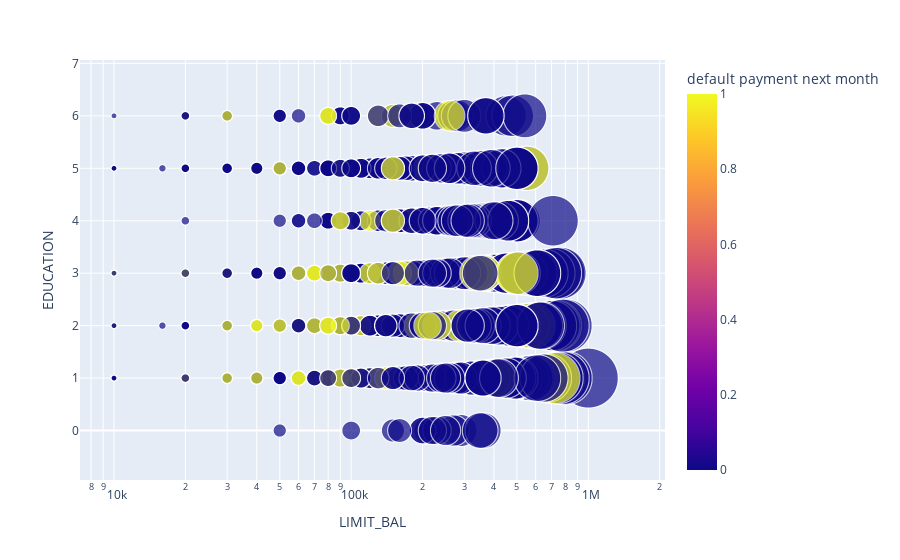

Source (notebook cell):
### Code cell
fig = px.scatter(df,
                 x="LIMIT_BAL",
                 y="EDUCATION",
                 size="LIMIT_BAL",
                 color="default payment next month",
                 hover_name="MARRIAGE",
                 log_x=True,
                 size_max=60)
fig.show()

### Figure 1 — Plotly figure (JSON) as saved in the notebook; plotly's stock layout.template omitted (floating-point values rounded to 4 significant figures; data arrays with more than 128 entries replaced by an {"elided": "..."} marker saying what was removed)
{"data": [{"hovertemplate": "<b>%{hovertext}</b><br><br>LIMIT_BAL=%{marker.size}<br>EDUCATION=%{y}<br>default payment next month=%{marker.color}<extra></extra>", "hovertext": {"elided": "30000 int values"}, "legendgroup": "", "marker": {"color": {"elided": "30000 int values"}, "coloraxis": "coloraxis", "size": {"elided": "30000 int values"}, "sizemode": "area", "sizeref": 277.8, "symbol": "circle"}, "mode": "markers", "name": "", "showlegend": false, "type": "scattergl", "x": {"elided": "30000 int values"}, "xaxis": "x", "y": {"elided": "30000 int values"}, "yaxis": "y"}], "layout": {"coloraxis": {"colorbar": {"title": {"text": "default payment next month"}}, "colorscale": [[0, "#0d0887"], [0.1111, "#46039f"], [0.2222, "#7201a8"], [0.3333, "#9c179e"], [0.4444, "#bd3786"], [0.5556, "#d8576b"], [0.6667, "#ed7953"], [0.7778, "#fb9f3a"], [0.8889, "#fdca26"], [1, "#f0f921"]]}, "legend": {"itemsizing": "constant", "tracegroupgap": 0}, "margin": {"t": 60}, "xaxis": {"anchor": "y", "domain": [0, 1], "title": {"text": "LIMIT_BAL"}, "type": "log"}, "yaxis": {"anchor": "x", "domain": [0, 1], "title": {"text": "EDUCATION"}}}}
